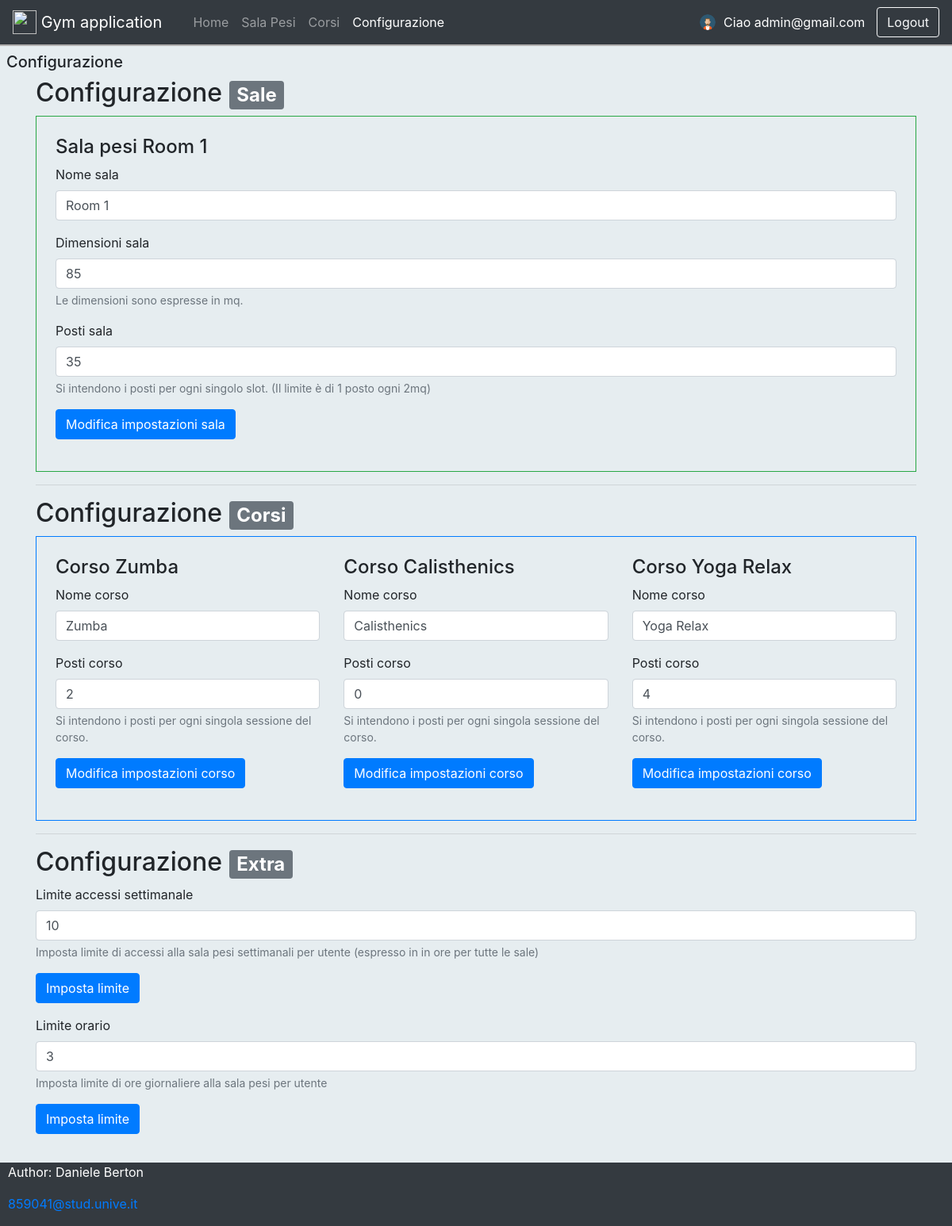
The page /setting (signed in) on the database its author committed.
### models.py (models this page shows, shortened)
class User(db.Model, UserMixin):
    __tablename__ = 'user'
    __table_args__ = (
        db.UniqueConstraint('email', 'role', name='uniq_exec_email_role'),
        db.Index('user_email_index', 'email'),
        db.CheckConstraint('role IN ("owner", "user", "instructor")', name='user_role_list'),
    )
    id = db.Column('id', db.Integer, primary_key = True)
    email = db.Column(db.String(100))
    password = db.Column(db.String(50))
    role = db.Column(db.String(50), nullable=False)
    def __repr__(self):
        return "<User(id='%s', email='%s', password='%s', role='%s')>" % (self.id, self.email, '*****', self.role)

class WeightRoom(db.Model):
    __tablename__ = 'weight_room'
    __table_args__ = (
        db.UniqueConstraint('name', name='uniq_weight_room_name'),
        db.CheckConstraint('(size > 0)', name='weight_room_minimum_size'),
        db.CheckConstraint('(places <= size/2)', name='weight_room__size_places_ratio'),
    )
    id = db.Column('id', db.Integer, primary_key = True)
    name = db.Column(db.String(100))
    size = db.Column(db.Integer)
    places = db.Column(db.Integer)
    week_limit = db.Column(db.Integer, nullable=True)
    daily_limit = db.Column(db.Integer, nullable=True)
    gym = db.Column(Integer, ForeignKey('gym.id'))
    def __repr__(self):
        return "<WeightRoom(id='%s', name='%s', size='%s',  places='%s', gym='%s'gym)>" % (self.id, self.name, self.size,  self.places, self.gym)

class Course(db.Model):
    id = db.Column('id', db.Integer, primary_key = True)
    name = db.Column(db.String(100))
    places = db.Column(db.Integer)
    gym = db.Column(Integer, ForeignKey('gym.id'))
    instructor = db.Column(Integer, ForeignKey('instructor.id'))

### app.py (the view)
@app.route('/setting', methods=['GET', 'POST'])
@login_required # richiede autenticazione
def setting():
    return _setting()

### app.py (called while the page is built)
@login_manager.user_loader # definisce la callback
def load_user(user_id):
    log('[load_user] user_id: ', user_id)
    user = User.query.filter_by(id=user_id).first()
    log('[load_user] Logged user: ',user)
    return user

### utils/log.py (called while the page is built)
def log(method, message=''):
    print(method, message)

### templates/setting.html (shortened to what this page needs)
{% extends "base.html" %}
 {% block pagebody %}
    <h5 class="m-2">Configurazione</h5>
    <div class="container">
        <h2>Configurazione <span class="badge badge-secondary">Sale</span></h2>
        <div class="border border-success p-24">
            <div class="row">
                    {% for weight_room in weight_rooms %}
                        <div class="col-sm">
                            <h4>Sala pesi {{ weight_room.name }}</h4>
                            <form action="/update_weight_room" method="POST">
                                <div class="form-group">
                                    <label>Nome sala</label>
                                    <input type="text" class="form-control" name="name"  placeholder="Nome sala" value="{{ weight_room.name }}">
                                </div>
                                <div class="form-group">
                                    <label>Dimensioni sala</label>
                                    <input type="number" class="form-control" name="size" placeholder="Dimensioni" value="{{ weight_room.size }}">
                                    <small class="form-text text-muted">Le dimensioni sono espresse in mq.</small>
                                </div>
                                <div class="form-group">
                                    <label>Posti sala</label>
                                    <input type="number" class="form-control" name="places" placeholder="Posti" value="{{ weight_room.places }}">
                                    <small class="form-text text-muted">Si intendono i posti per ogni singolo slot. (Il limite è di 1 posto ogni 2mq)</small>
                                </div>
                                <button type="submit" class="btn btn-primary">Modifica impostazioni sala</button>
                            </form>
                        </div>
                    {% endfor %}
            </div>
        </div>
        <hr class="my-12"/>
        <h2>Configurazione <span class="badge badge-secondary">Corsi</span></h2>
            <div class="border border-primary p-24">
                <div class="row">
                    {% for course in courses %}
                        <div class="col-sm">
                            <h4>Corso {{ course.name }}</h4>
                            <form action="/update_course" method="POST">
                                <div class="form-group">
                                    <label for="courseName">Nome corso</label>
                                    <input type="text" class="form-control" name="course_name" placeholder="Nome sala" value="{{ course.name }}">
                                </div>
                                <div class="form-group">
                                    <label for="coursePlaces">Posti corso</label>
                                    <input type="number" class="form-control" name="course_places" placeholder="Posti" value="{{ course.places }}">
                                    <small  class="form-text text-muted">Si intendono i posti per ogni singola sessione del corso.</small>
                                </div>
                                <button type="submit" class="btn btn-primary">Modifica impostazioni corso</button>
                            </form>
                        </div>
                        {% endfor %}
                </div>
        </div>
        <hr class="my-12"/>
        <h2>Configurazione <span class="badge badge-secondary">Extra</span></h2>
            <form action="/set_week_limit" method="POST">
                <div class="form-group">
                    <label >Limite accessi settimanale</label>
                    <input type="number" required class="form-control" name="week_limit" placeholder="4 ..." value="{{week_limit}}" max="168">
                    <small  class="form-text text-muted">Imposta limite di accessi alla sala pesi settimanali per utente (espresso in in ore per tutte le sale)</small>
                </div>
                <button type="submit" class="btn btn-primary">Imposta limite</button>
            </form>
            <form action="/set_daily_limit" method="POST">
                <div class="form-group">
                    <label >Limite orario</label>
                    <input type="number" required class="form-control" name="daily_limit" placeholder="3 ..." value="{{daily_limit}}" max="24">
                    <small class="form-text text-muted">Imposta limite di ore giornaliere alla sala pesi per utente</small>
                </div>
                <button type="submit" class="btn btn-primary">Imposta limite</button>
            </form>
      </div>
    </body>
{% endblock %}

### templates/base.html (shortened to what this page needs)
<html>
    <head>
      <link rel= "stylesheet" type= "text/css" href= "{{ url_for('static',filename='styles/main.css') }}">
      {% block styles %}
            {{ bootstrap.load_css() }}
        {% endblock %}
    </head>
    <header>
      {% if route != 'login' and route != '/unauthorized' and user %}
        <nav class="header navbar navbar-expand-lg navbar-dark bg-dark">
          <a class="navbar-brand" href="{{ url_for('private') }}">
            <img src="https://www.goldsgym.com/assets/dist/img/logo/notext/fullcolor.svg" width="30" height="30" class="d-inline-block align-top" alt="">
            Gym application
          </a>
          <div class="container-fluid">
            <div class="collapse navbar-collapse" id="navbarExample01">
              <ul class="navbar-nav me-auto mb-2 mb-lg-0">
                {% if user and user.role == "owner"  %}
                  <li class="{{ 'active' if route == '/admin_dashboard' or route == '/private' else '' }} nav-item">
                      <a class="nav-link" aria-current="page" href="{{ url_for('admin_dashboard') }}">Home</a>
                  </li>
                  {% else %}
                  <li class="{{ 'active' if route == '/private' or route == '/admin_dashboard' else '' }} nav-item">
                      <a class="nav-link" aria-current="page" href="{{ url_for('private') }}">Home</a>
                    </li>
                {% endif %}
                <li class="{{ 'active' if route == '/weight_rooms'  or route == '/previous' or route == '/next' else '' }} nav-item">
                  <a class="nav-link" href="{{ url_for('wr_bp.weight_rooms') }}">Sala Pesi</a>
                </li>
                <li class="{{ 'active' if route == '/courses' else '' }}  nav-item">
                  <a class="nav-link" href="{{ url_for('courses') }}">Corsi</a>
                </li>
                {% if user and user.role == "owner"  %}
                  <li class="{{ 'active' if route == '/setting' else '' }}  nav-item">
                    <a class="nav-link" href="{{ url_for('setting') }}">Configurazione</a>
                  </li>
                {% endif %}
              </ul>
            </div>
            <img src="static/img/avatar_man.png" alt="Avatar" class="avatar">
            {% if user %}
              <span class="user">Ciao {{user.email}}</span>
              {% endif %}
          </div>
          <form action="/logout" method="POST" class="form-inline my-2 my-lg-0">
            <button class="btn btn-outline-light" type="submit">Logout</button>
          </form>
        </nav>
        {% endif %}
    </header>
    <body>
      {% block pagebody %}
        {% endblock %}
    </body>
    <footer class="footer navbar-dark bg-dark">
        <p>Author: Daniele Berton</p>
        <p><a href="mailto:859041@stud.unive.it">859041@stud.unive.it</a></p>
    </footer>
</html>

### static/styles/main.css (style rules this page uses)
.header { border-bottom: 2px solid rgb(177, 175, 175) !important; }
.user { color: white; padding-left: 10px; }
.container { padding-bottom: 100px; }
.p-24 { padding: 24px; }
body, html { margin: 0; padding: 0; height: 100%; background: #e6edf0 !important; }
.avatar { vertical-align: middle; width: 20px; height: 20px; border-radius: 50%; }

### templates/base.html (style rules this page uses)
.footer { position: fixed; left: 0; bottom: 0; width: 100%; background-color: rgb(45, 45, 45); color: white; }
.footer p { padding-left: 10px; }

### rows shown on the page
User: email "admin@gmail.com"
WeightRoom: name "Room 1", size "85", places "35"
Course: name "Zumba", course_name "Zumba", course_places "2"
Course: name "Calisthenics", course_name "Calisthenics", course_places "0"
Course: name "Yoga Relax", course_name "Yoga Relax", course_places "4"
